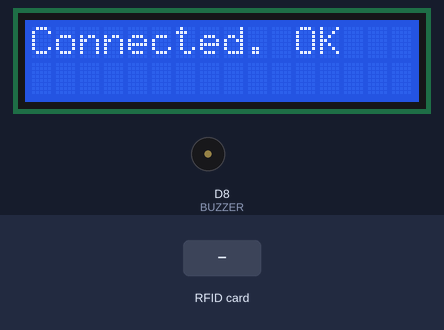
This sketch was run on a simulated ESP8266 (NodeMCU). On the bench: 16×2 character LCD, buzzer (waves = sounding, pin HIGH). The inputs (shaded band) are chosen by the test bench. WiFi joins after 1.5 s; servers stay silent unless stated; what the sketch prints to the serial monitor is not drawn.

Above: at 2.9 s.
At 5.0 s:
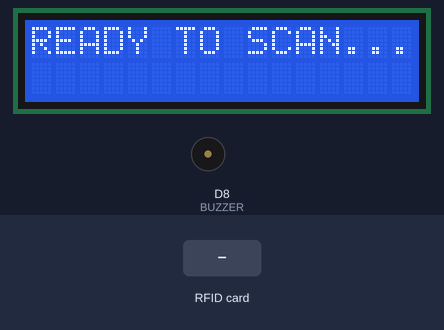
5.1 s: RFID card 5E 7A 19 C4 held to the reader
At 5.68 s:
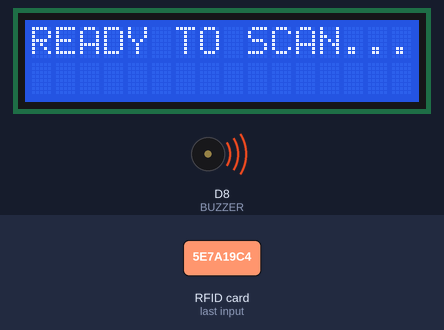
At 7.1 s:
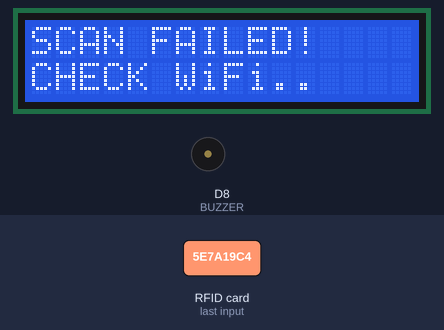
Timing chart, 0 to 8.6 s (numbered marks = the images above; inputs shaded):
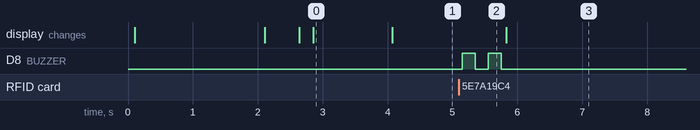

The sketch:

Upload_Data_To_Google_Sheets.ino
```cpp
#include <Arduino.h>
//#include <WiFi.h>
#include <ESP8266WiFi.h>
#include <SPI.h>
#include <MFRC522.h>
#include <HTTPSRedirect.h>

#include<Wire.h>
#include<LiquidCrystal_I2C.h>
LiquidCrystal_I2C lcd(0x27, 16, 2);
byte tick[8]={
  0b00000,
  0b00000,
  0b00000,
  0b00001,
  0b00010,
  0b10100,
  0b01000,
  0b00000
};
//---------------------------------------------------------------------------------------------------------
// Enter Google Script Deployment ID:
const char *GScriptId = "AKfycbwMqNrQVboqxQq-IzdYJegzNaLCMyIV0DVLqfHiagwunMaL3olWQSS3UihuiTI4DBFJJA";
//---------------------------------------------------------------------------------------------------------
// Enter network credentials:
const char* ssid     = "GalaxyA71";
const char* password = "wert2345";
//---------------------------------------------------------------------------------------------------------
// Enter command (insert_row or append_row) and your Google Sheets sheet name (default is Sheet1):
String payload_base =  "{\"command\": \"insert_row\", \"sheet_name\": \"Sheet1\", \"values\": ";
String payload = "";
//---------------------------------------------------------------------------------------------------------
// Google Sheets setup (do not edit)
const char* host        = "script.google.com";
const int   httpsPort   = 443;
const char* fingerprint = "";
String url = String("/macros/s/") + GScriptId + "/exec";
HTTPSRedirect* client = nullptr;
//------------------------------------------------------------
// Declare variables that will be published to Google Sheets
String student_id;
//------------------------------------------------------------
int blocks[] = {4,5,6,8};
#define total_blocks  (sizeof(blocks) / sizeof(blocks[0]))
//------------------------------------------------------------
#define RST_PIN  D3
#define SS_PIN   D4
#define BUZZER   D8
//#define button   D10
//------------------------------------------------------------
MFRC522 mfrc522(SS_PIN, RST_PIN);
MFRC522::MIFARE_Key key;
MFRC522::StatusCode status;
//------------------------------------------------------------
/* Be aware of Sector Trailer Blocks */
int blockNum = 2;
/* Create another array to read data from Block */
/* Legthn of buffer should be 2 Bytes more than the size of Block (16 Bytes) */
byte bufferLen = 18;
byte readBlockData[18];
int pubflag=0;
int buttonstate=0;

//------------------------------------------------------------

/****************************************************************************************************
 * setup Function
****************************************************************************************************/
void setup() {
  //----------------------------------------------------------
  Serial.begin(115200);
  delay(10);
  Serial.println('\n');
   pinMode(BUZZER, OUTPUT);
   //pinMode(button, INPUT_PULLUP);
  //----------------------------------------------------------
  SPI.begin();
  //----------------------------------------------------------
  //initialize lcd screen
// lcd.init();
  lcd.begin();
  // turn on the backlight
  lcd.backlight();
  lcd.createChar(1,tick);
  lcd.clear();
  lcd.setCursor(0,0); //col=0 row=0
  lcd.print("Connecting to");
  lcd.setCursor(0,1); //col=0 row=0
  lcd.print("WiFi...");
  //----------------------------------------------------------
  // Connect to WiFi
  WiFi.begin(ssid, password);
  Serial.print("Connecting to ");
  Serial.print(ssid); Serial.println(" ...");

  while (WiFi.status() != WL_CONNECTED) {
    delay(1000);
    Serial.print(".");
  }
  Serial.println('\n');
  Serial.println("Connection established!");
  lcd.print("Done!");
  delay(500);
  Serial.print("IP address:\t");
  Serial.println(WiFi.localIP());
  //----------------------------------------------------------
  // Use HTTPSRedirect class to create a new TLS connection
  client = new HTTPSRedirect(httpsPort);
  client->setInsecure();
  client->setPrintResponseBody(true);
  client->setContentTypeHeader("application/json");
  //----------------------------------------------------------
  lcd.clear();
  lcd.setCursor(0,0); //col=0 row=0
  lcd.print("Connecting to");
  lcd.setCursor(0,1); //col=0 row=0
  lcd.print("Google... ");
  //delay(5000);
  //----------------------------------------------------------
  Serial.print("Connecting to ");
  Serial.println(host);
  //----------------------------------------------------------
  // Try to connect for a maximum of 5 times
  bool flag = false;
  for(int i=0; i<5; i++){
    int retval = client->connect(host, httpsPort);
    //*************************************************
    if (retval == 1){
      flag = true;
      String msg = "Connected. OK";
      Serial.println(msg);
      lcd.clear();
      lcd.setCursor(0,0); //col=0 row=0
      lcd.print(msg);
      delay(1000);
      break;
    }
    //*************************************************
    else
      Serial.println("Connection failed. Retrying...");
    //*************************************************
  }
  //----------------------------------------------------------
  if (!flag){
    //____________________________________________
    lcd.clear();
    lcd.setCursor(0,0); //col=0 row=0
    lcd.print("Connection fail");
    //____________________________________________
    Serial.print("Could not connect to server: ");
    Serial.println(host);
    delay(1000);
    return;
    //____________________________________________
  }
  //----------------------------------------------------------
  delete client;    // delete HTTPSRedirect object
  client = nullptr; // delete HTTPSRedirect object
  //----------------------------------------------------------

}

/****************************************************************************************************
 * loop Function
****************************************************************************************************/
void loop() {
/*buttonstate =  digitalRead(button);
//Serial.println("BUTTON = " + buttonstate);
delay(500);
 if(buttonstate==1)*/
 scan();

/*else
{
  lcd.clear();
 lcd.print("PRESS BUTTON!");*/
//  }

}
/****************************************************************************************************
 *
****************************************************************************************************/
/****************************************************************************************************
 * ReadDataFromBlock() function
 ****************************************************************************************************/
 void ReadDataFromBlock(int blockNum, byte readBlockData[])
{
  //----------------------------------------------------------------------------
  /* Prepare the ksy for authentication */
  /* All keys are set to FFFFFFFFFFFFh at chip delivery from the factory */
  for (byte i = 0; i < 6; i++) {
    key.keyByte[i] = 0xFF;
  }
  //----------------------------------------------------------------------------
  /* Authenticating the desired data block for Read access using Key A */
  status = mfrc522.PCD_Authenticate(MFRC522::PICC_CMD_MF_AUTH_KEY_A, blockNum, &key, &(mfrc522.uid));
  //----------------------------------------------------------------------------s
  if (status != MFRC522::STATUS_OK){
     Serial.print("Authentication failed for Read: ");
      /*lcd.clear();
      lcd.setCursor(1,0);
      lcd.print("AUTH FAILURE!");
      lcd.setCursor(1,1);
      lcd.print("TRY AGAIN...");
      //lcd.print("RESTARTING...");*/
     // delay(1000);
     error_auth();
     Serial.println(mfrc522.GetStatusCodeName(status));

   //ESP.restart();
   return;
  }
  //----------------------------------------------------------------------------
  else {
    pubflag=0;
    Serial.println("Authentication success");
  }
  //----------------------------------------------------------------------------
  /* Reading data from the Block */
  status = mfrc522.MIFARE_Read(blockNum, readBlockData, &bufferLen);
  if (status != MFRC522::STATUS_OK) {
    Serial.print("Reading failed: ");
    lcd.clear();
      lcd.setCursor(4,0);
      lcd.print("Error!");
      Serial.println(mfrc522.GetStatusCodeName(status));
    delay(1000);

  }
  //----------------------------------------------------------------------------
  else {
    readBlockData[16] = ' ';
    readBlockData[17] = ' ';
    Serial.println("Block was read successfully");


  }
  //----------------------------------------------------------------------------
}
 void scan(){
  static bool flag = false;
  if (!flag){
    client = new HTTPSRedirect(httpsPort);
    client->setInsecure();
    flag = true;
    client->setPrintResponseBody(true);
    client->setContentTypeHeader("application/json");
  }
  if (client != nullptr){
    if (!client->connected())
      {client->connect(host, httpsPort);}
  }
  else{Serial.println("Error creating client object!");}
  //----------------------------------------------------------------
  lcd.clear();
  lcd.setCursor(0,0); //col=0 row=0
  lcd.print("READY TO SCAN...");
   //Serial.print("READY TO SCAN...");

  /* Initialize MFRC522 Module */
  mfrc522.PCD_Init();
  /* Look for new cards */
  /* Reset the loop if no new card is present on RC522 Reader */
  if ( ! mfrc522.PICC_IsNewCardPresent()) {return;}
  /* Select one of the cards */
  if ( ! mfrc522.PICC_ReadCardSerial()) {return;}
  /* Read data from the same block */
  Serial.println();
  Serial.println(F("Reading last data from RFID..."));
   digitalWrite(BUZZER, HIGH);
  delay(200);
  digitalWrite(BUZZER, LOW);
  delay(200);
  digitalWrite(BUZZER, HIGH);
  delay(200);
  digitalWrite(BUZZER, LOW);

  //----------------------------------------------------------------
  String values = "", data;
  /*

  //----------------------------------------------------------------*/
  //creating payload - method 2 - More efficient
  for (byte i = 0; i < total_blocks; i++) {
   ReadDataFromBlock(blocks[i], readBlockData);
  //*************************************************
    if(i == 0){
      data = String((char*)readBlockData);
      data.trim();
      student_id = data;
      values = "\"" + data + ",";
    }
    //*************************************************
    else if(i == total_blocks-1){
      data = String((char*)readBlockData);
      data.trim();
      values += data + "\"}";
    }
    //*************************************************
    else{
      data = String((char*)readBlockData);
      data.trim();
      values += data + ",";
    }
  }

  //----------------------------------------------------------------
  // Create json object string to send to Google Sheets
  // values = "\"" + value0 + "," + value1 + "," + value2 + "\"}"
payload = payload_base + values;
  //----------------------------------------------------------------
  if(pubflag==0)
  publish();
  else
 no_publish();
 }
 void no_publish(){}
 void publish(){
  lcd.clear();
  lcd.setCursor(0,0); //col=0 row=0
  lcd.print("UPLOADING DATA");
    Serial.println("UPLOADING DATA");
  lcd.setCursor(1,1); //col=0 row=0
  lcd.print("PLEASE WAIT...");
  Serial.println("PLEASE WAIT...");
  //----------------------------------------------------------------
  // Publish data to Google Sheets
  Serial.println("Publishing data...");
  Serial.println(payload);
  if(client->POST(url, host, payload)){
    // do stuff here if publish was successful
    lcd.clear();
    lcd.setCursor(0,0); //col=0 row=0
     Serial.println("ROLL NO: "+student_id);
    lcd.print("ROLL NO: "+student_id);
    lcd.setCursor(0,1); //col=0 row=0
    Serial.print("PRESENT ");
    lcd.print("PRESENT ");
    lcd.write(1);
    delay(2000);

  }
 else
  error_publish();
 }
  //----------------------------------------------------------------
  void error_publish(){
    // do stuff here if publish was not successful
    Serial.println("Error while connecting");
    lcd.clear();
    lcd.setCursor(0,0); //col=0 row=0
    lcd.print("SCAN FAILED!");
    lcd.setCursor(0,1); //col=0 row=0
    lcd.print("CHECK WiFi..");
      delay(3000);
     return;

  }
   void error_auth()
   { pubflag=1;
     lcd.clear();
      lcd.setCursor(1,0);
      lcd.print("AUTH FAILURE!");
      lcd.setCursor(1,1);
      lcd.print("TRY AGAIN...");
      //lcd.print("RESTARTING...");
      delay(1000);

   }
  //-------------------
//  ---------------------------------------------
  // a delay of several seconds is required before publishing again
```

Measured:
- after the input at 5.1 s, D8 (BUZZER): alternates HIGH for 0.20 s and LOW for 0.20 s, 4 changes in all, then stays LOW, starting after 0.05 s
- what the display in image 0 shows lasts 1.2 s, from 2.9 s to 4.1 s
